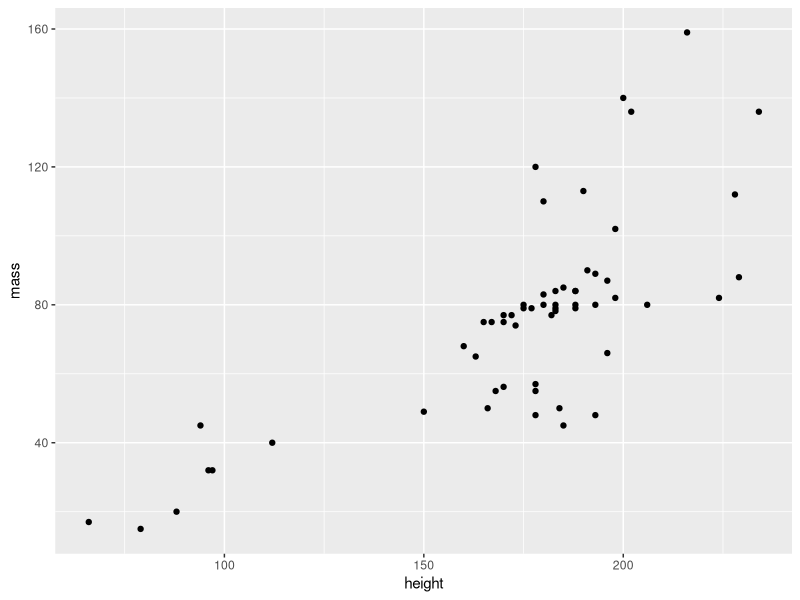

The R script that drew this image:
## ---- chunk 1
#| warning: false
#| echo: false 
library(tidyverse)

## ---- chunk 2
#| code-fold: true
#| code-summary: Show the code
starwars |> 
  filter(mass < 500) |> 
  drop_na(mass, height) |> 
  ggplot(aes(height, mass)) +
  geom_point()
